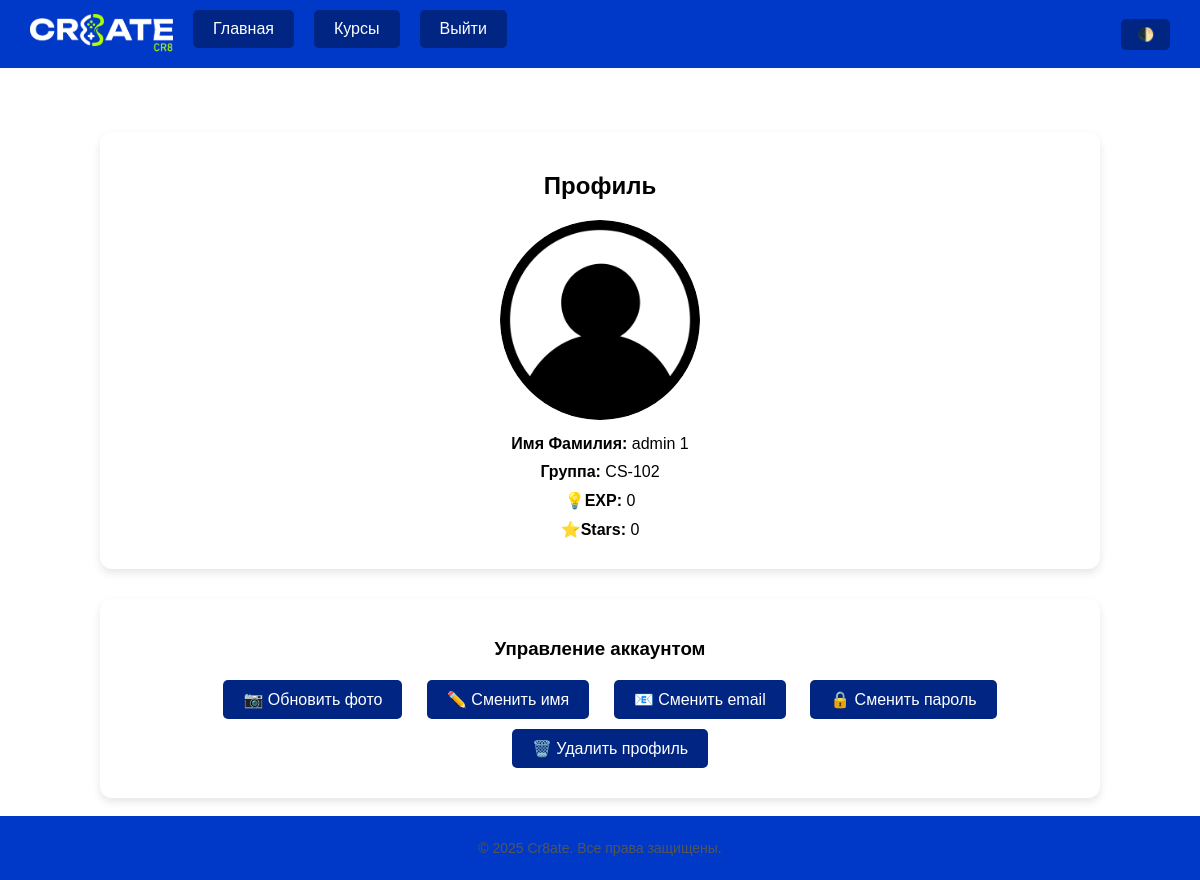
Screenshot of /profile/ (signed in) with the database file from the repository.
### profile_app/models.py (models this page shows, shortened)
class UserProfile(models.Model):
    user = models.OneToOneField(User, on_delete=models.CASCADE)
    exp = models.IntegerField(default=0)
    stars = models.IntegerField(default=0)
    photo = models.ImageField(upload_to='profile_photos/', default='profile_photos/default.png')
    birth_date = models.DateField(null=True, blank=True)
    phone = models.CharField(max_length=20, blank=True)
    city = models.CharField(max_length=100, blank=True)
    def is_complete(self):
        return bool(self.birth_date and self.phone and self.city)

### user_auth/models.py (models this page shows, shortened)
class CustomUser(AbstractBaseUser, PermissionsMixin):
    email = models.EmailField(unique=True)
    name = models.CharField(max_length=255)
    surname = models.CharField(max_length=255)
    role = models.CharField(
        max_length=20,
        choices=UserRole.choices,
        default=UserRole.STUDENT
    )
    group = models.CharField(
        max_length=20,
        choices=StudyGroup.choices,
        default=StudyGroup.NONE
    )
    is_active = models.BooleanField(default=True)
    is_staff = models.BooleanField(default=False)
    objects = CustomUserManager()
    USERNAME_FIELD = 'email'
    REQUIRED_FIELDS = ['name']
    @property
    def full_name(self):
        return f"{self.name} {self.surname}"

### user_auth/decorators.py (the view)
    def wrapper(request, *args, **kwargs):
        if request.user.is_authenticated:
            profile = getattr(request.user, 'userprofile', None)
            if profile and not profile.is_complete():
                return redirect('user_auth:profile_fill')
        return view_func(request, *args, **kwargs)

### profile_app/views.py (called while the page is built, shortened)
@profile_required
@login_required
@never_cache
def profile_view(request):
    profile, _ = UserProfile.objects.get_or_create(user=request.user)
    photo_form = PhotoUploadForm(request.POST or None, request.FILES or None, instance=profile)
    name_updated = False
    email_updated = False
    password_updated = False
    course_progress_list = []
    completed_courses = []
    active_courses = []
    return render(request, 'profile.html', {
        'profile': profile,
        'photo_form': photo_form,
        'completed_courses': completed_courses,
        'active_courses': active_courses,
        'name_updated': name_updated,
        'email_updated': email_updated,
        'password_updated': password_updated,
    })

### user_auth/templates/profile.html (shortened to what this page needs)
{% load static %}
<!DOCTYPE html>
<html lang="ru" data-theme="light">
<head>
    <link rel="stylesheet" href="{% static 'css/profile.css' %}">
</head>
<body>
<div class="navbar">
    <a href="/" class="logo-link"><img src="{% static 'images/logo.png' %}" alt="Логотип" class="logo-img"></a>
    <a href="/" class="home-btn">Главная</a>
    <a href="/courses" class="home-btn">Курсы</a>
    <a href="/logout" class="home-btn">Выйти</a>
    <button class="theme-btn" onclick="toggleTheme()">🌓</button>
</div>
<div class="container">
    <div class="profile-container">
        <h2>Профиль</h2>
        <img src="{{ profile.photo.url }}" alt="Фото профиля" width="200" height="200" id="profile-photo">
        <p><strong>Имя Фамилия:</strong> {{ profile.user.full_name }}</p>
        <p><strong>Группа:</strong> {{ profile.user.get_group_display }}</p>
        <p><strong>💡EXP:</strong> {{ profile.exp }}</p>
        <p><strong>⭐Stars:</strong> {{ profile.stars }}</p>
    </div>
    <div class="profile-container">
        <h3>Управление аккаунтом</h3>
        <div class="form-buttons">
            <button class="home-btn" onclick="showFormConfirmation('photo-form')">📷 Обновить фото</button>
            <button class="home-btn" onclick="showFormConfirmation('name-form')">✏️ Сменить имя</button>
            <button class="home-btn" onclick="showFormConfirmation('email-form')">📧 Сменить email</button>
            <button class="home-btn" onclick="showFormConfirmation('password-form')">🔒 Сменить пароль</button>
            <button class="home-btn" onclick="showFormConfirmation('delete-profile-form')">🗑️ Удалить профиль</button>
        </div>
    </div>
</div>
<footer class="footer">
    <p>© 2025 Cr8ate. Все права защищены.</p>
</footer>
</body>
</html>

### user_auth/static/css/profile.css (style rules this page uses)
:root { --bg-color: #ffffff; --text-color: #000000; --navbar-bg: #0039c8; --container-bg: #ffffff; --input-bg: #f9f9f9; --input-border: #ccc; --button-bg: #012583; --button-hover-bg: #00164e; --button-text: #ffffff; --footer-text: #555; --link-color: #0039c8; --button-login: #aeff00; --button-log-hov: #669403; --progress-bg: #e0e0e0; --progress-fill: #4caf50; }
body { font-family: Arial, sans-serif; background-color: var(--bg-color); color: var(--text-color); min-height: 100vh; margin: 0; padding-top: 80px; display: flex; flex-direction: column; }
.navbar { position: fixed; top: 0; left: 0; right: 0; background-color: var(--navbar-bg); color: var(--text-color); display: flex; align-items: center; padding: 10px 30px; z-index: 1000; }
.logo-link { display: flex; align-items: center; text-decoration: none; }
.logo-img { height: 40px; width: auto; }
.home-btn { background-color: var(--button-bg); border: none; padding: 10px 20px; margin-left: 20px; border-radius: 5px; color: var(--button-text); font-size: 16px; cursor: pointer; text-decoration: none; margin-bottom: 10px; }
.theme-btn { margin-left: auto; background-color: var(--button-bg); border: none; color: var(--button-text); padding: 8px 16px; border-radius: 5px; cursor: pointer; }
.container { max-width: 1000px; margin: auto; padding: 20px; }
.profile-container { background-color: var(--container-bg); padding: 20px; border-radius: 12px; box-shadow: 0 4px 8px rgba(0, 0, 0, 0.1); margin-bottom: 30px; text-align: center; }
.profile-container h2, .profile-container h3 { text-align: center; margin-bottom: 20px; }
.profile-container p { font-size: 16px; margin: 10px 0; }
.profile-container img { display: block; max-width: 200px; height: auto; margin: 15px auto; border-radius: 50%; object-fit: cover; }
.footer { background-color: var(--navbar-bg); color: var(--footer-text); text-align: center; padding: 10px 0; position: fixed; bottom: 0; left: 0; right: 0; font-size: 14px; }

### rows the page displays
UserProfile: photo (placeholder picture), user.full_name "admin 1", user.group "CS-102", exp "0", stars "0"
